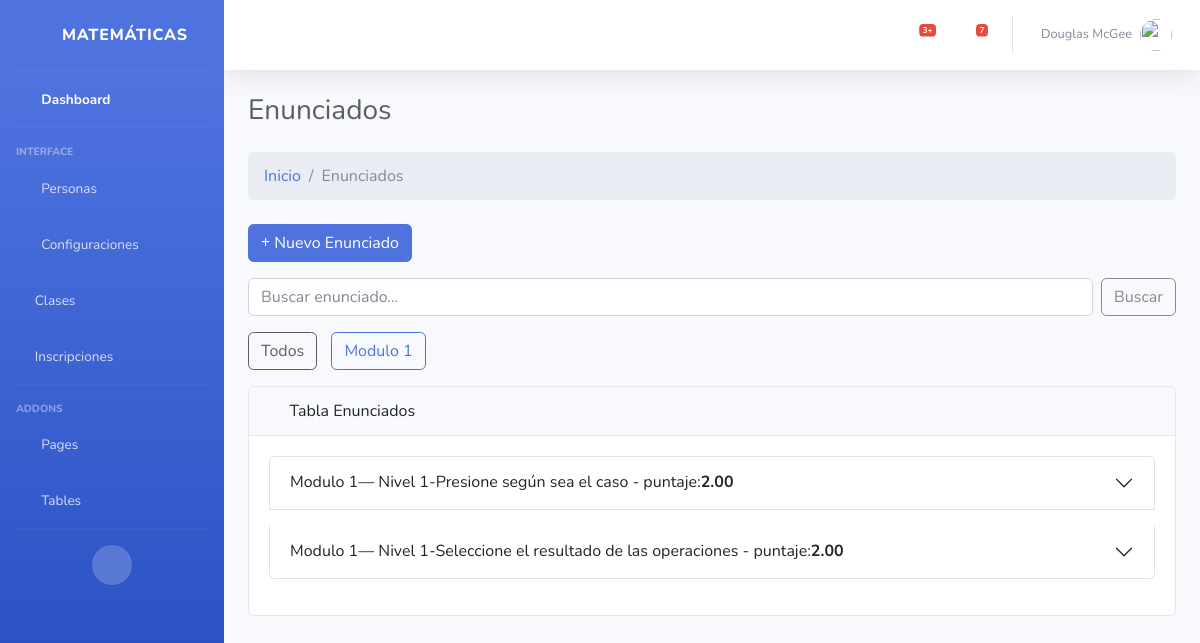
Before: /enunciado/ with the older database file.
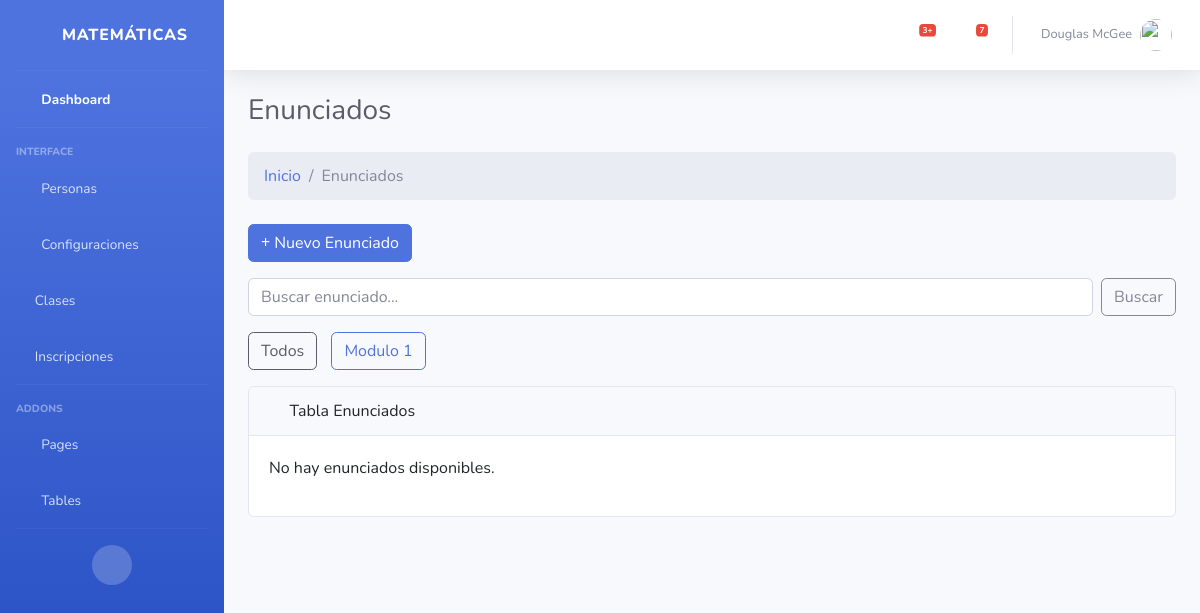
After: the same page with the newer database file.
### Aplicaciones/core/models.py (models this page shows, shortened)
class Modulos(models.Model):
    mod_id = models.AutoField(primary_key=True)
    mod_nombre = models.CharField(max_length=50,null=False,unique=True,verbose_name="Nombre del modulo:")
    mod_descripcion = models.CharField(max_length=100,null=False,verbose_name="Descripción del modulo:")
    mod_estado = models.BooleanField(default=True,verbose_name='Estado:')
    mod_fecha_creacion = models.DateTimeField(auto_now_add=True,verbose_name='Creado el:')
    mod_fecha_actualizacion = models.DateTimeField(auto_now=True,verbose_name='Actualizado el:')

class Enunciados(models.Model):
    enun_id = models.AutoField(primary_key=True)
    fk_nivel = models.ForeignKey(Niveles,verbose_name='Nivel',on_delete=models.CASCADE)
    enun_nombre = models.CharField(max_length=100,null=False,verbose_name="Enunciado:")
    enum_puntaje = models.DecimalField(max_digits=5,decimal_places=2,null=False,verbose_name="Puntaje:")
    enun_estado = models.BooleanField(default=True,verbose_name='Estado:')
    enun_fecha_creacion = models.DateTimeField(auto_now_add=True,verbose_name='Creado el:')
    enun_fecha_actualizacion = models.DateTimeField(auto_now=True,verbose_name='Actualizado el:')

class Niveles(models.Model):
    niv_id = models.AutoField(primary_key=True)
    fk_modulo = models.ForeignKey(Modulos,verbose_name='Modulo',on_delete=models.CASCADE)
    niv_nombre = models.CharField(max_length=50, null=False, verbose_name="Nombre del nivel:")
    niv_descripcion = models.CharField(max_length=100,null=False,verbose_name="Descripción del nivel:")
    orden = models.IntegerField()
    vidas = models.IntegerField()
    ruta = models.CharField(max_length=100,null=True,verbose_name="Ruta:")
    niv_estado = models.BooleanField(default=True,verbose_name='Estado:')
    niv_fecha_creacion = models.DateTimeField(auto_now_add=True,verbose_name='Creado el:')
    niv_fecha_actualizacion = models.DateTimeField(auto_now=True,verbose_name='Actualizado el:')
    class Meta:
        constraints = [
            models.UniqueConstraint(fields=['fk_modulo', 'niv_nombre'], name='unique_nombre_por_modulo')
        ]

### Aplicaciones/core/views/crud_enunciado_views.py (the view)
# urls.py: path('enunciado/', crud_enunciado_views.index, name='enunciado_index'),
def index(request):
    buscar = request.GET.get("buscar", "").strip()
    modulo_id = request.GET.get("modulo")
    enunciados = Enunciados.objects.filter(enun_estado=True).select_related('fk_nivel', 'fk_nivel__fk_modulo').prefetch_related('preguntas_set__opciones_set')
    if buscar:
        enunciados = enunciados.filter(enun_nombre__icontains=buscar)
    if modulo_id:
        enunciados = enunciados.filter(fk_nivel__fk_modulo__id=modulo_id)
    enunciados = enunciados.select_related('fk_nivel', 'fk_nivel__fk_modulo').prefetch_related('preguntas_set', 'preguntas_set__opciones_set')
    modulos = Modulos.objects.all()
    return render(request, 'enunciado/index.html', {
        'enunciados': enunciados,
        'modulos': modulos,
    })

### Aplicaciones/core/templates/enunciado/Index.html (shortened to what this page needs)
{% extends "plantillas/MasterAdmin.html" %}
{% load static %}
{% block content %}
<div class="container-fluid ">
    <div class="d-sm-flex align-items-center justify-content-between mb-4">
        <h1 class="h3 mb-0 text-gray-800">Enunciados</h1>
    </div>
    <ol class="breadcrumb mb-4">
        <li class="breadcrumb-item"><a href="{% url 'inicio' %}">Inicio</a></li>
        <li class="breadcrumb-item active">Enunciados</li>
    </ol>
    <div class="mb-3">
        <a href="{% url 'enunciado_create' %}" class="btn btn-primary"><i class="fas fa-plus"></i> Nuevo Enunciado</a>
    </div>
    <div class="mb-3">
        <form method="GET" class="d-flex gap-2">
            <input type="text" name="buscar" class="form-control" placeholder="Buscar enunciado..."
                value="{{ request.GET.buscar }}">
            <button type="submit" class="btn btn-outline-secondary">Buscar</button>
        </form>
    </div>
    <div class="mb-3">
        <a href="{% url 'enunciado_index' %}" class="btn btn-outline-dark btn-filtro">Todos</a>
        {% for modulo in modulos %}
        <a href="?modulo={{ modulo.id }}" class="btn btn-outline-primary btn-filtro">{{ modulo.mod_nombre }}</a>
        {% endfor %}
    </div>
    <div class="card mb-4">
        <div class="card-header">
            <i class="fas fa-table me-1"></i>
            Tabla Enunciados
        </div>
        <div class="card-body">
            <div class="table-responsive">
                <div class="accordion" id="accordionEnunciados">
                    {% for enunciado in enunciados %}
                    <div class="accordion-item mb-3">
                        <h2 class="accordion-header" id="heading{{ forloop.counter }}">
                            <button class="accordion-button collapsed" type="button" data-bs-toggle="collapse"
                                data-bs-target="#collapse{{ forloop.counter }}" aria-expanded="false"
                                aria-controls="collapse{{ forloop.counter }}">
                                {{enunciado.fk_nivel.fk_modulo.mod_nombre}}— {{ enunciado.fk_nivel.niv_nombre }}-{{ enunciado.enun_nombre }} - puntaje:  <strong> {{ enunciado.enum_puntaje }} </strong>
                            </button>
                        </h2>
                    </div>
                    {% empty %}
                    <p>No hay enunciados disponibles.</p>
                    {% endfor %}
                </div>
            </div>
        </div>
    </div>
</div>
{% endblock %}

### Aplicaciones/core/templates/plantillas/MasterAdmin.html (shortened to what this page needs)
{% load static %}
<!DOCTYPE html>
<html lang="es">
  <head>
    <link href="{% static 'vendor/fontawesome-free/css/all.min.css'%}" rel="stylesheet" type="text/css" />
    <link rel="stylesheet" href="{% static 'css/bootstrap.min.css' %}" />
    <link href="{% static 'css/sb-admin-2.min.css' %}" rel="stylesheet" />
  </head>
  <body id="page-top">
    <div id="wrapper">
      <ul class="navbar-nav bg-gradient-primary sidebar sidebar-dark accordion" id="accordionSidebar">
        <a class="sidebar-brand d-flex align-items-center justify-content-center" href="index.html">
          <div class="sidebar-brand-icon rotate-n-15">
            <i class="fas fa-laugh-wink"></i>
          </div>
          <div class="sidebar-brand-text mx-3">
            Matemáticas
          </div>
        </a>
        <hr class="sidebar-divider my-0" />
        <li class="nav-item active">
          <a class="nav-link" href="{% url 'inicio' %}">
            <i class="fas fa-fw fa-tachometer-alt"></i>
            <span>Dashboard</span>
          </a>
        </li>
        <hr class="sidebar-divider" />
        <div class="sidebar-heading">Interface</div>
        <li class="nav-item">
          <a class="nav-link collapsed" href="#" data-toggle="collapse" data-target="#collapseTwo" aria-expanded="true" aria-controls="collapseTwo">
            <i class="fas fa-fw fa-users"></i>
            <span>Personas</span>
          </a>
        </li>
        <li class="nav-item">
          <a class="nav-link collapsed" href="#" data-toggle="collapse" data-target="#collapseUtilities" aria-expanded="true" aria-controls="collapseUtilities">
            <i class="fas fa-fw fa-wrench"></i>
            <span>Configuraciones</span>
          </a>
        </li>
        <li class="nav-item">
          <a class="nav-link" href="{% url 'clase_index' %}">
            <i class="fa-solid fa-chalkboard-user"></i>
            <span>Clases</span>
          </a>
        </li>
         <li class="nav-item">
          <a class="nav-link" href="#">
            <i class="fa-solid fa-file"></i>
            <span>Inscripciones</span>
          </a>
        </li>
        <hr class="sidebar-divider" />
        <div class="sidebar-heading">Addons</div>
        <li class="nav-item">
          <a class="nav-link collapsed" href="#" data-toggle="collapse" data-target="#collapsePages" aria-expanded="true" aria-controls="collapsePages">
            <i class="fas fa-fw fa-folder"></i>
            <span>Pages</span>
          </a>
        </li>
        <li class="nav-item">
          <a class="nav-link" href="tables.html">
            <i class="fas fa-fw fa-table"></i>
            <span>Tables</span>
          </a>
        </li>
        <hr class="sidebar-divider d-none d-md-block" />
        <div class="text-center d-none d-md-inline">
          <button class="rounded-circle border-0" id="sidebarToggle"></button>
        </div>
      </ul>
      <div id="content-wrapper" class="d-flex flex-column">
        <div id="content">
          <nav class="navbar navbar-expand navbar-light bg-white topbar mb-4 static-top shadow">
            <ul class="navbar-nav ml-auto">
              <li class="nav-item dropdown no-arrow mx-1">
                <a class="nav-link dropdown-toggle" href="#" id="alertsDropdown" role="button" data-toggle="dropdown" aria-haspopup="true" aria-expanded="false">
                  <i class="fas fa-bell fa-fw"></i>
                  <span class="badge badge-danger badge-counter">3+</span>
                </a>
              </li>
              <li class="nav-item dropdown no-arrow mx-1">
                <a class="nav-link dropdown-toggle" href="#" id="messagesDropdown" role="button" data-toggle="dropdown" aria-haspopup="true" aria-expanded="false">
                  <i class="fas fa-envelope fa-fw"></i>
                  <span class="badge badge-danger badge-counter">7</span>
                </a>
              </li>
              <li class="nav-item dropdown no-arrow">
                <a class="nav-link dropdown-toggle" href="#" id="userDropdown" role="button" data-toggle="dropdown" aria-haspopup="true" aria-expanded="false">
                  <span class="mr-2 d-none d-lg-inline text-gray-600 small">Douglas McGee</span>
                  <img class="img-profile rounded-circle" src="{% static 'img/undraw_profile.svg'%}" />
                </a>
              </li>
            </ul>
          </nav>
            {% block content %}
            {% endblock %}
          </div>
        </div>
      </div>
  </body>
</html>

### Aplicaciones/core/templates/enunciado/Index.html (style rules this page uses)
.btn-filtro { margin-right: 10px; }

Changed rows visible on the page:
removed Enunciados: fk_nivel.fk_modulo.mod_nombre "Modulo 1", fk_nivel.niv_nombre "Nivel 1", enun_nombre "Presione según sea el caso", enum_puntaje "2.00"
removed Enunciados: fk_nivel.fk_modulo.mod_nombre "Modulo 1", fk_nivel.niv_nombre "Nivel 1", enun_nombre "Seleccione el resultado de las operaciones", enum_puntaje "2.00"
Other visible differences:
text now shown: "No hay enunciados disponibles."
